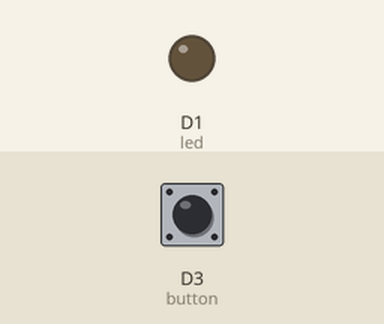
The sketch below on a simulated ESP8266 (NodeMCU). Parts: output pins drawn as LEDs (lit = HIGH). Dashed ring = blinking. The test bench sets the inputs (shaded band); at power-on: D3 (button) LOW. What the sketch prints to the serial monitor is not drawn.

Above: at 1.2 s.
1.3 s: D3 (button) pulled HIGH for 0.15 s
At 1.37 s:
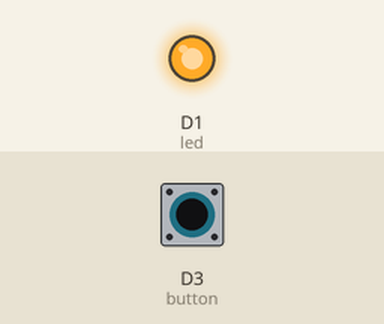
2.9 s: D3 (button) pulled HIGH for 1 s
At 4.2 s:
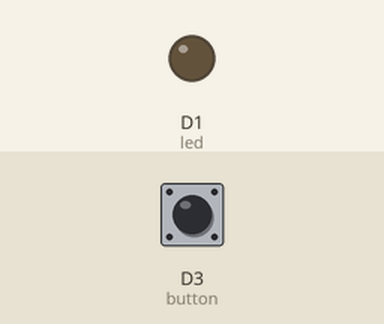
6.9 s: D3 (button) pulled HIGH for 3.2 s
At 7.7 s:
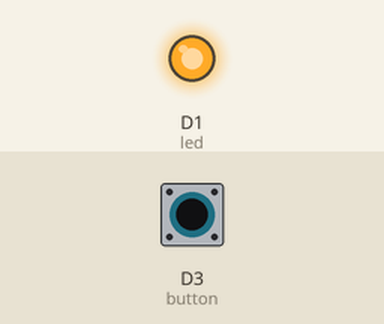
13.1 s: D3 (button) driven HIGH
At 13.6 s:
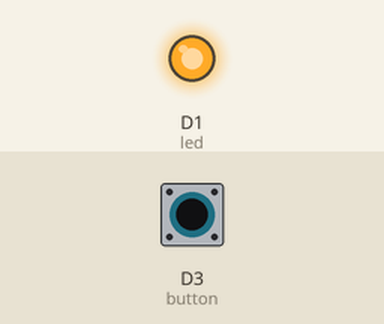
16.1 s: D3 (button) driven LOW
At 17.0 s:
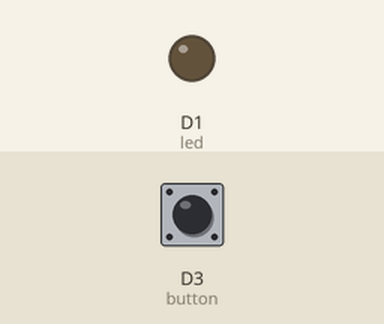
19.1 s: D3 (button) pulsed HIGH 5 times (0.12 s each, 0.3 s apart)
At 19.16 s:
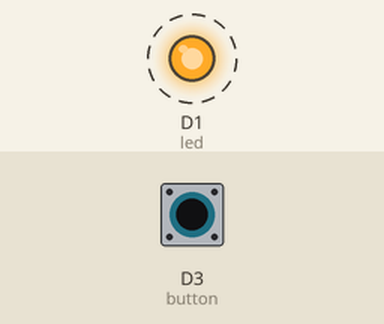
Timing chart, 0 to 22.1 s (numbered marks = the images above; inputs shaded):
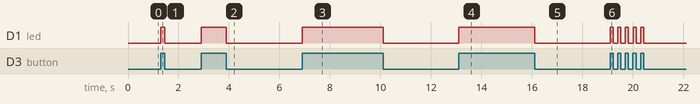

The sketch:

LEDwithPushButton.ino
```cpp
int led = D1;     // LED pin
int button = D3; // push button is connected
int temp = 0;    // temporary variable for reading the button pin status

void setup() {
  pinMode(led, OUTPUT);   // declare LED as output
  pinMode(button, INPUT); // declare push button as input
}

void loop() {
  temp = digitalRead(button);

     if (temp == HIGH) {
        digitalWrite(led, HIGH);
        Serial.println("LED Turned ON");
//        delay(1000);
       }
     else {
        digitalWrite(led, LOW);
        Serial.println("LED Turned OFF");
//        delay(1000);
       }
}
```

Measured:
- after the input at 1.3 s, D1 (led): LOW → HIGH at once, → LOW 0.15 s later
- after the input at 2.9 s, D1 (led): LOW → HIGH at once, → LOW 1.0 s later
- after the input at 6.9 s, D1 (led): LOW → HIGH at once, → LOW 3.2 s later
- after the input at 13.1 s, D1 (led): LOW → HIGH at once
- after the input at 16.1 s, D1 (led): HIGH → LOW at once
- after the input at 19.1 s, D1 (led): alternates HIGH for 0.12 s and LOW for 0.18 s, 10 changes in all, then stays LOW, starting at once
